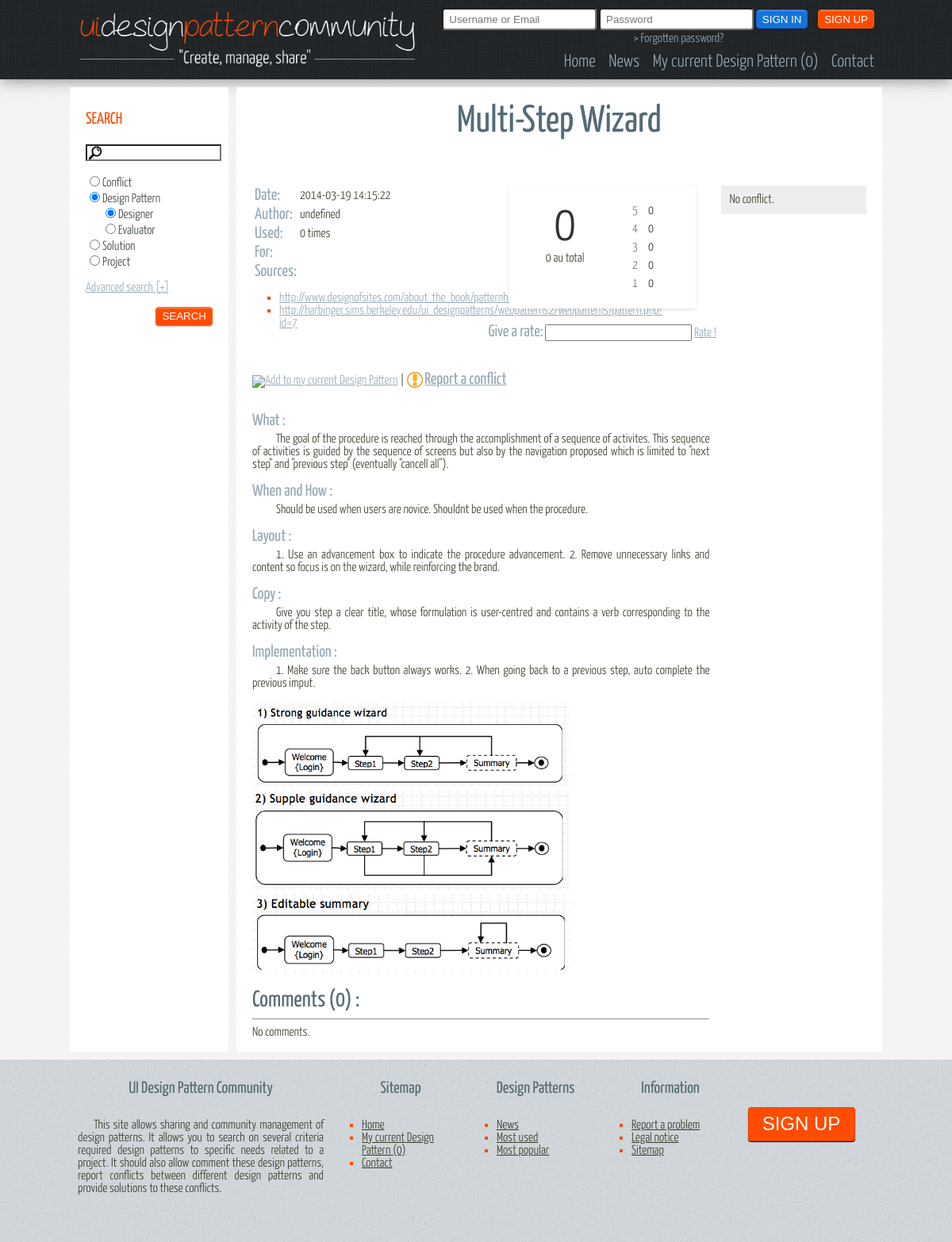
The app's page /view/details.php?type=DesignPattern&id=2 with its own data.
### tables this page shows
CREATE TABLE IF NOT EXISTS `DesignPattern` (
  `idDesignPattern` INT NOT NULL AUTO_INCREMENT,
  `name` VARCHAR(150) NOT NULL,
  `what` TEXT NOT NULL,
  `whenAndHow` TEXT NULL,
  `layout` TEXT NULL,
  `copy` TEXT NULL,
  `implementation` TEXT NULL,
  `descriptionImage` TEXT NULL,
  `nbUsage` INT NULL,
  `nbComments` INT NULL,
  `nbRates` INT NULL,
  `rate` DOUBLE NULL,
  `date` DATETIME NULL,
  `target` ENUM('Designer','Evaluator') NOT NULL,
  `login` VARCHAR(30) NOT NULL,
  PRIMARY KEY (`idDesignPattern`),
  INDEX `fk_DesignPattern_User1_idx` (`login` ASC),
  CONSTRAINT `fk_DesignPattern_User1`
    FOREIGN KEY (`login`)
    REFERENCES `User` (`login`)
    ON DELETE NO ACTION
    ON UPDATE NO ACTION);

CREATE TABLE IF NOT EXISTS `Source` (
  `idSource` INT NOT NULL AUTO_INCREMENT,
  `idDesignPattern` INT NOT NULL,
  `author` VARCHAR(30) NULL,
  `link` VARCHAR(250) NULL,
  PRIMARY KEY (`idSource`),
  INDEX `fk_Source_DesignPattern1_idx` (`idDesignPattern` ASC),
  CONSTRAINT `fk_Source_DesignPattern1`
    FOREIGN KEY (`idDesignPattern`)
    REFERENCES `DesignPattern` (`idDesignPattern`)
    ON DELETE NO ACTION
    ON UPDATE NO ACTION);

CREATE TABLE IF NOT EXISTS `ImageDesignPattern` (
  `idImage` INT NOT NULL AUTO_INCREMENT,
  `idDesignPattern` INT NOT NULL,
  `link` VARCHAR(250) NOT NULL,
  `description` TEXT NULL,
  PRIMARY KEY (`idImage`),
  INDEX `fk_ImageDesignPattern_DesignPattern_idx` (`idDesignPattern` ASC),
  CONSTRAINT `fk_ImageDesignPattern_DesignPattern`
    FOREIGN KEY (`idDesignPattern`)
    REFERENCES `DesignPattern` (`idDesignPattern`)
    ON DELETE NO ACTION
    ON UPDATE NO ACTION);

### model/implementation/Database.php (called while the page is built, shortened)
<?php
class Database {
    private static $bdd = NULL;
    private static function connect(){
        try{
            return new PDO('mysql:host=localhost;dbname=mydb', 'admin', 'admin');
        } catch (Exception $e){
            die('Erreur : ' . $e->getMessage());
        }
    }
    public static function getConnection(){
        if(Database::$bdd == NULL){
            Database::$bdd = Database::connect();
        }
        return Database::$bdd;
    }
    public static function getOneData($req){
        $bdd = Database::getConnection();
        $reponse = $bdd->query($req);
        $donnees = $reponse->fetch();
        return $donnees;
    }
    public static function getAllData($req){
        $bdd = Database::getConnection();
        $reponse = $bdd->query($req);
        return $reponse;
    }
}
?>

### model/implementation/designpattern/DesignPattern.php (called while the page is built, shortened)
<?php
require_once($_SERVER['DOCUMENT_ROOT']."/site/model/implementation/Database.php");
class DesignPattern extends AbstractBasicRateDB implements IDataBase, IComment, IRate
{
    private $nbUsage;
    public static function getDB($id){
        $donnees = Database::getOneData('SELECT * FROM DesignPattern WHERE idDesignPattern = '.$id.'');
        if($donnees != false){
            $donnees['id'] = $id;
            $dp = new DesignPattern($donnees['idDesignPattern'], $donnees['name'], $donnees['login'],
                                    $donnees['date'], $donnees['what'], $donnees['nbUsage'],
                                    ETarget::getValueEnum($donnees['target'])
            );
            $dp->setWhenAndHow($donnees['whenAndHow']);
            $dp->setLayout($donnees['layout']);
            $dp->setCopy($donnees['copy']);
            $dp->setImplementation($donnees['implementation']);
            $dp->setDescriptionImage($donnees['descriptionImage']);
            $dp->getFromDB($donnees);
            return $dp;
        }
        return false;
    }
    public function getNbUsage(){
        return $this->nbUsage;
    }
    public function setNbUsage($_nbUsage){
        $this->nbUsage = $_nbUsage;
    }
}

### model/interfaces/EBasicEnum.php (called while the page is built, shortened)
<?php
abstract class EBasicEnum {
    private static $constCache = NULL;
    private static function getConstants() {
        if (self::$constCache === NULL) {
            $reflect = new ReflectionClass(get_called_class());
            self::$constCache = $reflect->getConstants();
        }
        return self::$constCache;
    }
    public static function getValueEnum($name, $strict = false){
        $constants = self::getConstants();
        $keys = array_map('strtolower', array_keys($constants));
        return array_search(strtolower($name), $keys);
    }
}
?>

### model/abstract/AbstractBasicDB.php (called while the page is built, shortened)
<?php
abstract class AbstractBasicDB{
    private $name;
    public function getName(){
        return $this->name;
    }
    public function setName($_name) {
        $this->name = $_name;
    }
}

### model/abstract/AbstractBasicPostedDB.php (called while the page is built, shortened)
<?php
require_once($_SERVER['DOCUMENT_ROOT']."/site/model/abstract/AbstractBasicDB.php");
class AbstractBasicPostedDB extends AbstractBasicDB{
    private $login;
    private $date;
    public function getLogin(){
        return $this->login;
    }
    public function setLogin($_login){
        $this->login = $_login;
    }
    public function getDate(){
        return $this->date;
    }
    public function setDate($_date) {
        $this->date = $_date;
    }
}

### controller/toolkit/Session.php (called while the page is built, shortened)
<?php
class Session
{
    private $sessionState = self::SESSION_NOT_STARTED;
    private static $instance;
    public static function getInstance()
    {
        if (!isset(self::$instance)){
            self::$instance = new self;
        }
        self::$instance->startSession();
        return self::$instance;
    }
    public function startSession()
    {
        if ($this->sessionState == self::SESSION_NOT_STARTED){
            $this->sessionState = session_start();
        }
        return $this->sessionState;
    }
    public function __isset($name)
    {
        return isset($_SESSION[$name]);
    }
}
?>

### controller/toolkit/ToolKitDisplay.php (the view, shortened to what this page needs)
<?php
require_once($_SERVER['DOCUMENT_ROOT']."/site/model/implementation/Database.php");
require_once($_SERVER['DOCUMENT_ROOT']."/site/controller/toolkit/Session.php");
class ToolKitDisplay {
    public static function checkItem($item, $value){
        if($item == $value){
            echo "checked";
        }
    }
    public static function addValue($value){
        echo "value=\"".$value."\"";
    }
    public static function displayText($name, $data){
        echo "<div id=\"textDisplay\">";
        echo "<h3>".$name."</h3>";
        echo "<div class=\"retrait\">".$data."</div>";
        echo "</div><br/>";
    }
    public static function displayRate($id, $nbRates, $rate, $tableAsk, $session){
        echo "<div id=\"details_rate\">";
        echo "<div class=\"rating-box\">";
        echo "<div class=\"score-container\"><span class=\"score\">".$rate."</span><br>".$nbRates." au total</div>";
        echo "<div class=\"rating-histogram\">";
        $five = Database::getOneData("SELECT COUNT(*) as nb FROM Note".$tableAsk." WHERE id".$tableAsk." = ".$id." AND note = 5;")['nb'];
        $max = $five;
        if($max == 0){ $max = 1; }
        ToolKitDisplay::displayRateBar($five, 5, ($five*100)/$max, "five");
        echo "</div>";
        echo "</div>";
            echo "<center><h3>Give a rate:</h3> <input id=\"rateDP".$id."\"type=\"number\"/> <a href=\"#\" onClick=\"return addRate(".$id.", ".$session->login.", $('#rateDP".$id."'));\">Rate !</a></center>";
        echo "</div>";
    }
    public static function displayRateBar($nb, $rateSearch, $percent, $nameStyle){
        echo "<div class=\"rating-bar-container ".$nameStyle."\">";
        echo "<span class=\"bar-label\">".$rateSearch."</span>";
        echo "<span class=\"bar-number\">".$nb."</span>";
        echo "</div>";
    }
    public static function displayCommentsLittles($id, $nbComments, $tableAsk){
        $reponse = Database::getAllData("SELECT * FROM Comment".$tableAsk." WHERE id".$tableAsk." = ".$id." ORDER BY DATE LIMIT 0, 3");
        echo "<article>";
        echo "<br/><h2 id=\"h2CommentsConflict\">Comments (".$nbComments.") : </h2><hr/>";
        if ($reponse->rowCount() == 0) {
            echo 'No comments.<br/>';
        }
        echo "<br/></article>";
    }
    public static function cartLink($id, $selector, $destroyWhenRemove){
        $session = Session::getInstance();
        $removeIt = "";
        if($destroyWhenRemove){
            $removeIt .= "true";
        }else{
            $removeIt .= "false";
        }
        if(isset($session->login)){
            $data = Database::getOneData("SELECT idProject FROM Project WHERE login = \"".$session->login."\" AND current = 1;");
            $exist = DataBase::getOneData("SELECT COUNT(*) as nbExist FROM ProjectDesignPattern WHERE idProject = ".$data['idProject']." AND idDesignPattern = ".$id.";");
            if($exist['nbExist'] > 0){
                $fct = "<img src=\"/site/img/vrac/croix.png\" style=\"vertical-align:bottom;width:20px\"/><a href=\"#\" onClick=\"return removeFromCart(".$id.", $(this), ".$removeIt.");\">Remove my current Design Pattern</a>";
                return $fct;
            }
            else{
                return "<img src=\"/site/img/vrac/add.png\" style=\"vertical-align:bottom;width:20px\"/><a href=\"#\" onClick=\"return addToCart(".$id.", $(this), ".$removeIt.");\">Add to my current Design Pattern</a>";
            }
        }
        else{
            if(!isset($session->currentDP)){
                return "<img src=\"/site/img/vrac/add.png\" style=\"vertical-align:bottom;width:20px\"/><a href=\"#\" onClick=\"return addToCart(".$id.", $(this), ".$removeIt.");\">Add to my current Design Pattern</a>";
            }
        }
    }
}

### controller/toolkit/ToolkitDetails.php (shortened to what this page needs)
<?php
require_once($_SERVER['DOCUMENT_ROOT']."/site/model/implementation/Database.php");
require_once($_SERVER['DOCUMENT_ROOT']."/site/controller/toolkit/ToolkitDisplayDesignPattern.php");
require_once($_SERVER['DOCUMENT_ROOT']."/site/model/implementation/designpattern/DesignPattern.php");
class ToolkitDetails {
    public static function displayDetailsDesignPattern($id, $session){
        $dp = DesignPattern::getDB($id);
        if($dp != false){
            echo "<h1>".$dp->getName()."</h1><br/>";
            echo "<div id=\"contentDP\">";
            echo "<div id=\"contenuHautDP\">";
            echo "<div id=\"contenuGaucheDP\">";
            echo "<table>";
            echo "<tr><td><h3>Date:</h3></td><td>".$dp->getDate()."</td></tr>";
            echo "<tr><td><h3>Author:</h3></td><td>".$dp->getLogin()."</td></tr>";
            echo "<tr><td><h3>Used:</h3></td><td>".$dp->getNbUsage()." times</td></tr>";
            echo "<tr><td><h3>For:</h3></td><td>".$dp->getTarget()."</td></tr>";
            echo "<tr><td><h3>Sources:</h3></td><td>";
            echo "</td></tr></table>";
            ToolkitDisplayDesignPattern::displaySources($id);
            echo "</div>";
            echo "<div id=\"contenuDroitDP\">";
            ToolkitDisplay::displayRate($id, $dp->getNbRates(), $dp->getRate(), "DesignPattern", $session);
            echo "</div>";
            echo "</div>";
            echo "<div id=\"addProposeDP\">";
            echo "".ToolkitDisplay::cartLink($id, "this", false)."";
            echo " | <img src=\"../img/vrac/propose.png\" style=\"vertical-align:bottom;width:20px\"/>  <a href=\"/site/view/addConflict.php?id=".$id."\"><h3>Report a conflict</h3></a>";
            echo "</div><br/><br/>";
            echo "<article id=\"contenuCommentsDP\">";
            ToolKitDisplay::displayText("What : ", $dp->getWhat());
            ToolkitDisplayDesignPattern::displayImages($id);
            ToolkitDisplay::displayCommentsLittles($id, $dp->getNbComments(), "DesignPattern");
            echo "</article>";
            echo "</div>";
            echo "<aside id=\"asideCategorieConflictDP\">";
            echo "<article>";
            $data = Database::getOneData("SELECT COUNT(*) as nb FROM ConflictDesignPattern WHERE idDesignPattern=".$id.";");
            if ($data['nb'] != 0) {
                echo "<a href=\"\"><h2>Conflicts (".$data['nb']."):</h2></a>";
                $reponse = Database::getAllData("SELECT c.idConflict, c.name, c.date, c.login FROM Conflict c, ConflictDesignPattern cdp WHERE cdp.idDesignPattern = ".$id." AND c.idConflict = cdp.idConflict ;");
                foreach($reponse as $row){
                    echo "<fieldset style=\"border: 1px solid #96A9B5;box-shadow: 0 1px 0 #FFFFFF;\"><h3><a href=\"details.php?type=Conflict&id=".$row['idConflict']."\">".$row['name']."</a></h3>";
                    echo "Signaled ".$row['date']." by <a href=\"\">".$row['login']."</a><br/>";
                    $data = Database::getOneData("SELECT COUNT(*) as nb FROM Solution WHERE idconflict = ".$row['idConflict']);
                    $dataCom = Database::getOneData("SELECT COUNT(*) as nb FROM CommentConflict WHERE idConflict = ".$row['idConflict']);
                    echo "<a href=\"\">".$data['nb']." solutions</a> | <a href=\"\">".$dataCom['nb']." coms</a><br/>";
                    echo "</fieldset>";
                }
            } else {
                echo "No conflict.";
            }
            echo "</article>";
            echo "</aside>";
        }
        else{
            echo "Error 404 !!";
        }
    }
}
?>

### controller/toolkit/ToolkitDisplayDesignPattern.php (shortened to what this page needs)
<?php
require_once($_SERVER['DOCUMENT_ROOT']."/site/model/implementation/Database.php");
class ToolkitDisplayDesignPattern {
    public static function displayImages($id){
        $reponse = Database::getAllData("SELECT link FROM ImageDesignPattern WHERE idDesignPattern = ".$id.";");
        foreach($reponse as $row){
            echo "<img class=\"img_pattern\" src=\"".$row['link']."\", alt=\"img design\"/>";
        }
    }
    public static function displaySources($id){
        $reponse = Database::getAllData("SELECT link FROM Source WHERE idDesignPattern = ".$id.";");
        echo '<ul>';
        foreach($reponse as $row){
            echo "<li><a href=\"".$row['link']."\"  target='_blank'>".$row['link']."</a></li>";
        }
        echo '</ul>';
    }
}

### records on screen
designpattern: name "Multi-Step Wizard", date "2014-03-19 14:15:22", login "undefined", nbUsage "0", rate "0", nbRates "0", what "The goal of the procedure is reached through the accomplishment of a sequence of activites. This sequence of activities is guided by the sequence of screens but also by the navigation proposed which is limited to \"next step\" and \"previous step\" (eventually \"cancell all\"). Should be used when users are novice. Shouldnt be used when the procedure. 1. Use an advancement box to indicate the procedure advancement. 2. Remove unnecessary links and content so focus is on the wizard, while reinforcing the brand. Give you step a clear title, whose formulation is user-centred and contains a verb corresponding to the activity of the step. 1. Make sure the back button always works. 2. When going back to…", nbComments "0"
source: link "http://www.designofsites.com/about_the_book/patternh1.pdf"
source: link "http://harbinger.sims.berkeley.edu/ui_designpatterns/webpatterns2/webpatterns/pattern.php?id=7"
imagedesignpattern: link (picture)
imagedesignpattern: link (picture)
imagedesignpattern: link (picture)

### other values on screen
$rateSearch "5 4 3 2 1"
$nb "0 0 0 0 0"
$name "What : When and How : Layout : Copy : Implementation :"
